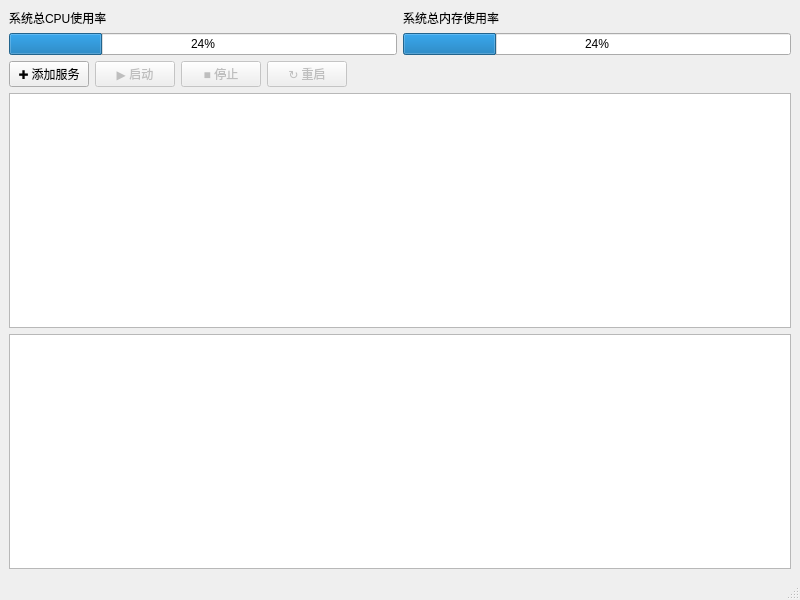
<?xml version="1.0" encoding="UTF-8"?>
<ui version="4.0">
 <class>MainWindow</class>
 <widget class="QMainWindow" name="MainWindow">
  <property name="geometry">
   <rect>
    <x>0</x>
    <y>0</y>
    <width>800</width>
    <height>600</height>
   </rect>
  </property>
  <property name="minimumSize">
   <size>
    <width>800</width>
    <height>600</height>
   </size>
  </property>
  <property name="windowTitle">
   <string>进程管理工具</string>
  </property>
  <widget class="QWidget" name="centralwidget">
   <layout class="QVBoxLayout" name="verticalLayout_3">
    <item>
     <layout class="QVBoxLayout" name="verticalLayout">
      <item>
       <layout class="QGridLayout" name="gridLayout">
        <item row="2" column="1">
         <widget class="QProgressBar" name="memProgressBar">
          <property name="value">
           <number>24</number>
          </property>
         </widget>
        </item>
        <item row="1" column="1">
         <widget class="QLabel" name="label">
          <property name="text">
           <string>系统总内存使用率</string>
          </property>
         </widget>
        </item>
        <item row="1" column="0">
         <widget class="QLabel" name="label_2">
          <property name="text">
           <string>系统总CPU使用率</string>
          </property>
         </widget>
        </item>
        <item row="2" column="0">
         <widget class="QProgressBar" name="cpuProgressBar">
          <property name="value">
           <number>24</number>
          </property>
         </widget>
        </item>
       </layout>
      </item>
      <item>
       <layout class="QHBoxLayout" name="horizontalLayout">
        <item>
         <widget class="QPushButton" name="btnAdd">
          <property name="text">
           <string>✚ 添加服务</string>
          </property>
         </widget>
        </item>
        <item>
         <widget class="QPushButton" name="btnStart">
          <property name="enabled">
           <bool>false</bool>
          </property>
          <property name="text">
           <string>▶ 启动</string>
          </property>
         </widget>
        </item>
        <item>
         <widget class="QPushButton" name="btnStop">
          <property name="enabled">
           <bool>false</bool>
          </property>
          <property name="text">
           <string>■ 停止</string>
          </property>
         </widget>
        </item>
        <item>
         <widget class="QPushButton" name="btnRestart">
          <property name="enabled">
           <bool>false</bool>
          </property>
          <property name="text">
           <string>↻ 重启</string>
          </property>
         </widget>
        </item>
        <item>
         <spacer name="Spacer">
          <property name="orientation">
           <enum>Qt::Horizontal</enum>
          </property>
          <property name="sizeHint" stdset="0">
           <size>
            <width>30</width>
            <height>20</height>
           </size>
          </property>
         </spacer>
        </item>
       </layout>
      </item>
      <item>
       <widget class="QTableView" name="tableView"/>
      </item>
      <item>
       <widget class="QPlainTextEdit" name="logOutput">
        <property name="readOnly">
         <bool>true</bool>
        </property>
       </widget>
      </item>
     </layout>
    </item>
   </layout>
  </widget>
  <widget class="QMenuBar" name="menubar">
   <property name="geometry">
    <rect>
     <x>0</x>
     <y>0</y>
     <width>800</width>
     <height>23</height>
    </rect>
   </property>
  </widget>
  <widget class="QStatusBar" name="statusbar"/>
 </widget>
 <resources/>
 <connections/>
</ui>
